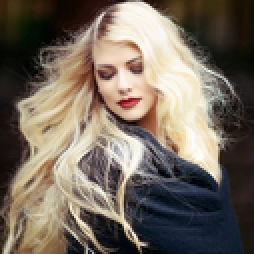
%> input picture L2/img1.png, 127 x 127 px, shrunk from 512 x 512 before the run (shown 2 times larger)
$ octave spacialFiltering.m   (GNU Octave 9; MATLAB toolbox functions it lacks are replaced by stand-ins)
%> lines starting %> are read from the running program, lines starting %| are printed output that depends on the picture
% ECE 7410 - Laboratory 2: Spatial Filtering

%% Q1.2: Read img1 and convert to grayscale
% Create output directory
if ~exist('./L2/outputs/01_smoothing', 'dir')
    mkdir('./L2/outputs/01_smoothing');
end

% Read image
img1 = imread('./L2/img1.png');
%> img1 is the input picture: size 127x127x3 uint8; mean R, G, B 116.8, 106.2, 94.5
img1_gray = rgb2gray(img1);
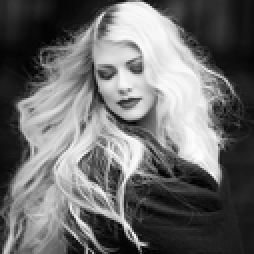
%> img1_gray: size 127x127 uint8 (shown 2 times larger); min 0, max 253, mean 108

% Save the grayscale image
imwrite(img1_gray, './L2/outputs/01_smoothing/img1_grey.png');

%% Q1.3 Function: Custom Spatial Filtering
function output = my_filter2D(img, kernel)
    % Convert inputs to double for calculations
    img = double(img);
    kernel = double(kernel);

    % Get image and kernel dimensions
    [M, N] = size(img);
%> M = 127; N = 127
    [m, n] = size(kernel);

    % Calculate padding needed (zero padding)
    pad_m = floor(m / 2);
    pad_n = floor(n / 2);

    % Zero pad the image
    padded_image = zeros(M + 2 * pad_m, N + 2 * pad_n);
    padded_image(pad_m + 1:M + pad_m, pad_n + 1:N + pad_n) = img;

    % Initialize output image
    output = zeros(M, N);

    % Perform spatial filtering
    for i = 1:M
        for j = 1:N
            % Extract region from padded image
            region = padded_image(i:i + m - 1, j:j + n - 1);
            % Apply spatial filtering: (element-wise multiplication and sum)
            output(i, j) = sum(sum(region .* kernel));
        end
    end

    % Convert back to uint8 and clamp values to [0, 255]
    output = uint8(max(0, min(255, output)));
%> output: size 127x127 uint8
end

%% Q1.4: Apply spatial filters
% Define Kernels
kernel1 = (1/9) * ones(3);
kernel2 = (1/49) * ones(7);
kernel3 = fspecial('average', [7, 7]);
kernel4 = fspecial('gaussian', [3, 3], 0.5);
kernel5 = fspecial('gaussian', [7, 7], 1.2);

% Apply spatial filters
filtered1 = my_filter2D(img1_gray, kernel1);
filtered2 = my_filter2D(img1_gray, kernel2);
filtered3 = my_filter2D(img1_gray, kernel3);
filtered4 = my_filter2D(img1_gray, kernel4);
filtered5 = my_filter2D(img1_gray, kernel5);

% Save filtered images
% Create kernel output directory
if ~exist('./L2/outputs/01_smoothing/04', 'dir')
    mkdir('./L2/outputs/01_smoothing/04');
end

imwrite(filtered1, './L2/outputs/01_smoothing/04/kernel1.png');
imwrite(filtered2, './L2/outputs/01_smoothing/04/kernel2.png');
imwrite(filtered3, './L2/outputs/01_smoothing/04/kernel3.png');
imwrite(filtered4, './L2/outputs/01_smoothing/04/kernel4.png');
imwrite(filtered5, './L2/outputs/01_smoothing/04/kernel5.png');

%% Q1.5 Function: Custom Median Filtering
function output = my_median_filter(img, kernel_size)
%> called with kernel_size = 3
    % Convert to double for calculations
    img = double(img);

    % Get image dimensions
    [M, N] = size(img);

    % Calculate padding needed (zero padding)
    pad = floor(kernel_size / 2);

    % Zero pad the image manually
    padded_image = zeros(M + 2 * pad, N + 2 * pad);
    padded_image(pad + 1:M + pad, pad + 1:N + pad) = img;

    % Initialize output image
    output = zeros(M, N);

    % Perform median filtering
    for i = 1:M
        for j = 1:N
            % Extract region from padded image
            region = padded_image(i:i + kernel_size - 1, j:j + kernel_size - 1);
            % Calculate median of the region
            output(i, j) = median(region(:));
        end
    end
%> output: size 127x127 double

    % Convert back to uint8
    output = uint8(output);
%> output: size 127x127 uint8
end

%% Q1.6 Apply custom median filters
filtered_median_3 = my_median_filter(img1_gray, 3);
filtered_median_5 = my_median_filter(img1_gray, 5);

% Save median filtered images
if ~exist('./L2/outputs/01_smoothing/06', 'dir')
    mkdir('./L2/outputs/01_smoothing/06');
end
imwrite(filtered_median_3, './L2/outputs/01_smoothing/06/median3.png');
imwrite(filtered_median_5, './L2/outputs/01_smoothing/06/median5.png');

% Step 6: Show all results in one subplot figure
figure;
subplot(2, 4, 1); imshow(img1_gray); title('Original Grayscale');
subplot(2, 4, 2); imshow(filtered1); title('(1/9) ones(3)');
subplot(2, 4, 3); imshow(filtered2); title('(1/49) ones(7)');
subplot(2, 4, 4); imshow(filtered3); title('average (7x7)');
subplot(2, 4, 5); imshow(filtered4); title('gaussian (3x3, 0.5)');
subplot(2, 4, 6); imshow(filtered5); title('gaussian (7x7, 1.2)');
subplot(2, 4, 7); imshow(filtered_median_3); title('Median (3x3)');
subplot(2, 4, 8); imshow(filtered_median_5); title('Median (5x5)');

%% Q2: Sharpening and Edge Detection
% Read img2 and convert to grayscale
img2 = imread('./L2/img2.png');
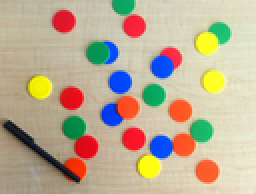
%> input picture L2/img2.png, 128 x 97 px, shrunk from 518 x 391 before the run (shown 2 times larger)
%> img2 is the input picture: size 97x128x3 uint8; mean R, G, B 188.3, 173.2, 148.1
img2_gray = rgb2gray(img2);

% Create output directory for sharpening
if ~exist('./L2/outputs/02_sharpening', 'dir')
    mkdir('./L2/outputs/02_sharpening');
end

% Save the grayscale image
imwrite(img2_gray, './L2/outputs/02_sharpening/img2_grey.png');

% Define sharpening kernels
kernel6 = [-1, 0, 1; -2, 0, 2; -1, 0, 1];
kernel7 = [-1, -2, -1; 0, 0, 0; 1, 2, 1];
kernel8 = fspecial('log', 3);

% Apply sharpening filters using the custom function
filtered6 = my_filter2D(img2_gray, kernel6);
filtered7 = my_filter2D(img2_gray, kernel7);
%> call 7 of my_filter2D, with kernel = [-1 -2 -1; 0 0 0; 1 2 1]
%> after the loop in my_filter2D (call 7), `for i = 1:M`:
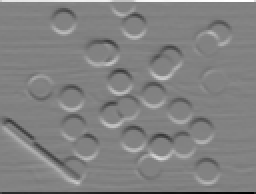
%> output: size 97x128 double (shown 2 times larger); min -924, max 888, mean -0.2; drawn with min black and max white
filtered8 = my_filter2D(img2_gray, kernel8);
%> after the loop in my_filter2D (call 8), `for i = 1:M`:
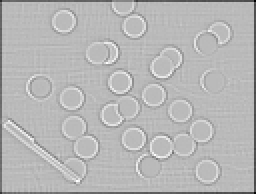
%> output: size 97x128 double (shown 2 times larger); min -639.5, max 235.3, mean -11.1; drawn with min black and max white
%> in my_filter2D (call 8), `output = uint8(max(0, min(255, output)));`:
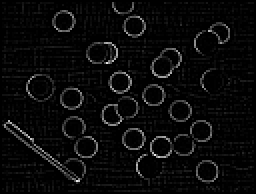
%> output: size 97x128 uint8 (shown 2 times larger); min 0, max 235, mean 10.5

% Apply filters to sharpen the original image
% Convert to double for arithmetic operations and clamp results
sharpened_img6 = uint8(max(0, min(255, double(img2_gray) + double(filtered6))));
sharpened_img7 = uint8(max(0, min(255, double(img2_gray) + double(filtered7))));
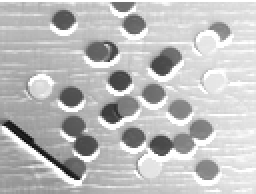
%> sharpened_img7: size 97x128 uint8 (shown 2 times larger); min 13, max 255, mean 189.4
sharpened_img8 = uint8(max(0, min(255, double(img2_gray) - double(filtered8))));
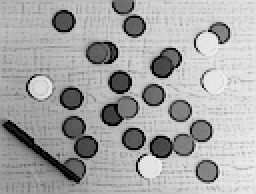
%> sharpened_img8: size 97x128 uint8 (shown 2 times larger); min 0, max 240, mean 165.9

% Save sharpening filtered images and sharpened results
imwrite(filtered6, './L2/outputs/02_sharpening/kernel6.png');
imwrite(filtered7, './L2/outputs/02_sharpening/kernel7.png');
imwrite(filtered8, './L2/outputs/02_sharpening/kernel8.png');
imwrite(sharpened_img6, './L2/outputs/02_sharpening/sharpened6.png');
imwrite(sharpened_img7, './L2/outputs/02_sharpening/sharpened7.png');
imwrite(sharpened_img8, './L2/outputs/02_sharpening/sharpened8.png');

% Display sharpening results
figure;
subplot(3, 3, 1); imshow(img2_gray); title('Original img2 Grayscale');
subplot(3, 3, 2); imshow(filtered6); title('Kernel 6 (Vertical Edge)');
subplot(3, 3, 3); imshow(filtered7); title('Kernel 7 (Horizontal Edge)');
subplot(3, 3, 4); imshow(filtered8); title('Kernel 8 (Laplacian of Gaussian)');
subplot(3, 3, 5); imshow(sharpened_img6); title('Sharpened with Kernel 6');
subplot(3, 3, 6); imshow(sharpened_img7); title('Sharpened with Kernel 7');
subplot(3, 3, 7); imshow(sharpened_img8); title('Sharpened with Kernel 8');
